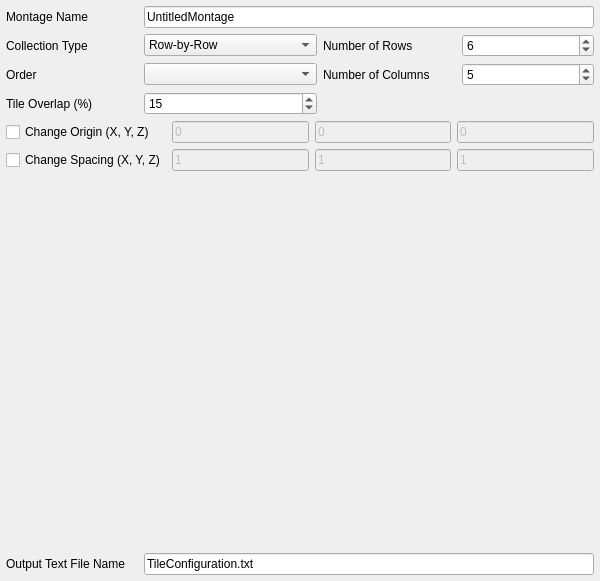
<?xml version="1.0" encoding="UTF-8"?>
<ui version="4.0">
 <class>EnterGenericDataPage</class>
 <widget class="QWizardPage" name="EnterGenericDataPage">
  <property name="geometry">
   <rect>
    <x>0</x>
    <y>0</y>
    <width>600</width>
    <height>581</height>
   </rect>
  </property>
  <property name="minimumSize">
   <size>
    <width>600</width>
    <height>581</height>
   </size>
  </property>
  <property name="windowTitle">
   <string>WizardPage</string>
  </property>
  <layout class="QGridLayout" name="gridLayout" columnstretch="0,0,0,0">
   <property name="sizeConstraint">
    <enum>QLayout::SetDefaultConstraint</enum>
   </property>
   <property name="leftMargin">
    <number>6</number>
   </property>
   <property name="topMargin">
    <number>6</number>
   </property>
   <property name="rightMargin">
    <number>6</number>
   </property>
   <property name="bottomMargin">
    <number>6</number>
   </property>
   <item row="3" column="1">
    <widget class="QSpinBox" name="tileOverlapSB">
     <property name="maximum">
      <number>100</number>
     </property>
     <property name="value">
      <number>15</number>
     </property>
    </widget>
   </item>
   <item row="7" column="0">
    <widget class="QLabel" name="label_6">
     <property name="text">
      <string>Output Text File Name</string>
     </property>
    </widget>
   </item>
   <item row="2" column="0">
    <widget class="QLabel" name="label_5">
     <property name="text">
      <string>Order</string>
     </property>
    </widget>
   </item>
   <item row="1" column="2">
    <widget class="QLabel" name="label">
     <property name="text">
      <string>Number of Rows</string>
     </property>
    </widget>
   </item>
   <item row="1" column="0">
    <widget class="QLabel" name="label_4">
     <property name="text">
      <string>Collection Type</string>
     </property>
    </widget>
   </item>
   <item row="7" column="1" colspan="3">
    <widget class="QLineEdit" name="outputTextFileNameLE">
     <property name="text">
      <string>TileConfiguration.txt</string>
     </property>
    </widget>
   </item>
   <item row="2" column="3">
    <widget class="QSpinBox" name="numOfColsSB">
     <property name="value">
      <number>5</number>
     </property>
    </widget>
   </item>
   <item row="1" column="3">
    <widget class="QSpinBox" name="numOfRowsSB">
     <property name="value">
      <number>6</number>
     </property>
    </widget>
   </item>
   <item row="3" column="0">
    <widget class="QLabel" name="label_3">
     <property name="text">
      <string>Tile Overlap (%)</string>
     </property>
    </widget>
   </item>
   <item row="1" column="1">
    <widget class="QComboBox" name="collectionTypeCB">
     <item>
      <property name="text">
       <string>Row-by-Row</string>
      </property>
     </item>
     <item>
      <property name="text">
       <string>Column-by-Column</string>
      </property>
     </item>
     <item>
      <property name="text">
       <string>Snake by Rows</string>
      </property>
     </item>
     <item>
      <property name="text">
       <string>Snake by Columns</string>
      </property>
     </item>
     <item>
      <property name="text">
       <string>Filename Defined Position</string>
      </property>
     </item>
    </widget>
   </item>
   <item row="2" column="2">
    <widget class="QLabel" name="label_2">
     <property name="text">
      <string>Number of Columns</string>
     </property>
    </widget>
   </item>
   <item row="2" column="1">
    <widget class="QComboBox" name="orderCB"/>
   </item>
   <item row="6" column="0" colspan="4">
    <widget class="TileListWidget" name="tileListWidget" native="true">
     <property name="minimumSize">
      <size>
       <width>0</width>
       <height>0</height>
      </size>
     </property>
    </widget>
   </item>
   <item row="0" column="0">
    <widget class="QLabel" name="label_17">
     <property name="text">
      <string>Montage Name</string>
     </property>
    </widget>
   </item>
   <item row="0" column="1" colspan="3">
    <widget class="QLineEdit" name="montageNameLE">
     <property name="text">
      <string>UntitledMontage</string>
     </property>
    </widget>
   </item>
   <item row="4" column="0" colspan="4">
    <layout class="QGridLayout" name="advancedGridLayout">
     <item row="0" column="2">
      <widget class="QLineEdit" name="originY">
       <property name="enabled">
        <bool>false</bool>
       </property>
       <property name="text">
        <string>0</string>
       </property>
      </widget>
     </item>
     <item row="0" column="3">
      <widget class="QLineEdit" name="originZ">
       <property name="enabled">
        <bool>false</bool>
       </property>
       <property name="text">
        <string>0</string>
       </property>
      </widget>
     </item>
     <item row="0" column="1">
      <widget class="QLineEdit" name="originX">
       <property name="enabled">
        <bool>false</bool>
       </property>
       <property name="text">
        <string>0</string>
       </property>
      </widget>
     </item>
     <item row="0" column="0">
      <widget class="QCheckBox" name="changeOriginCB">
       <property name="text">
        <string>Change Origin (X, Y, Z)</string>
       </property>
      </widget>
     </item>
     <item row="1" column="0">
      <widget class="QCheckBox" name="changeSpacingCB">
       <property name="text">
        <string>Change Spacing (X, Y, Z)</string>
       </property>
      </widget>
     </item>
     <item row="1" column="1">
      <widget class="QLineEdit" name="spacingX">
       <property name="enabled">
        <bool>false</bool>
       </property>
       <property name="text">
        <string>1</string>
       </property>
      </widget>
     </item>
     <item row="1" column="2">
      <widget class="QLineEdit" name="spacingY">
       <property name="enabled">
        <bool>false</bool>
       </property>
       <property name="text">
        <string>1</string>
       </property>
      </widget>
     </item>
     <item row="1" column="3">
      <widget class="QLineEdit" name="spacingZ">
       <property name="enabled">
        <bool>false</bool>
       </property>
       <property name="text">
        <string>1</string>
       </property>
      </widget>
     </item>
    </layout>
   </item>
  </layout>
 </widget>
 <customwidgets>
  <customwidget>
   <class>TileListWidget</class>
   <extends>QWidget</extends>
   <header location="global">TileListWidget.h</header>
   <container>1</container>
  </customwidget>
 </customwidgets>
 <tabstops>
  <tabstop>montageNameLE</tabstop>
  <tabstop>collectionTypeCB</tabstop>
  <tabstop>numOfRowsSB</tabstop>
  <tabstop>orderCB</tabstop>
  <tabstop>numOfColsSB</tabstop>
  <tabstop>tileOverlapSB</tabstop>
  <tabstop>outputTextFileNameLE</tabstop>
 </tabstops>
 <resources/>
 <connections/>
</ui>
